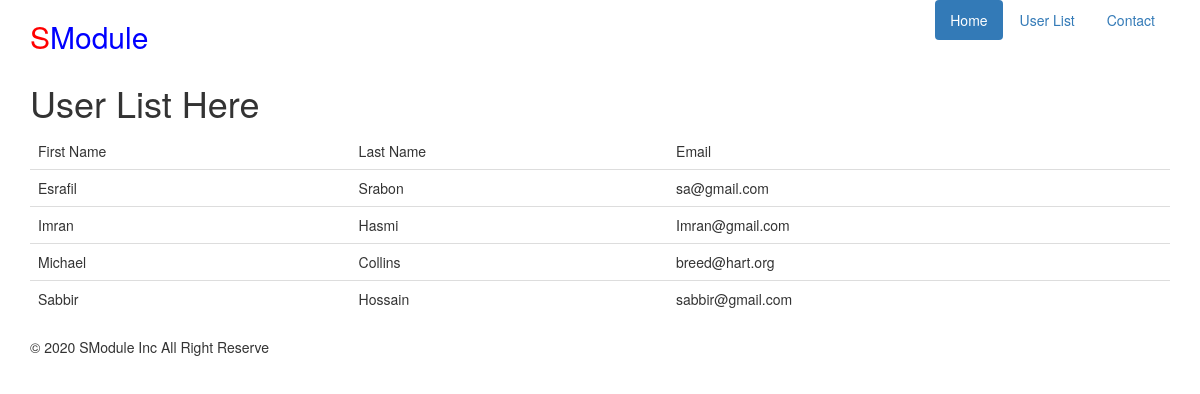
Before: /test_app/userlist/ with the older database file.
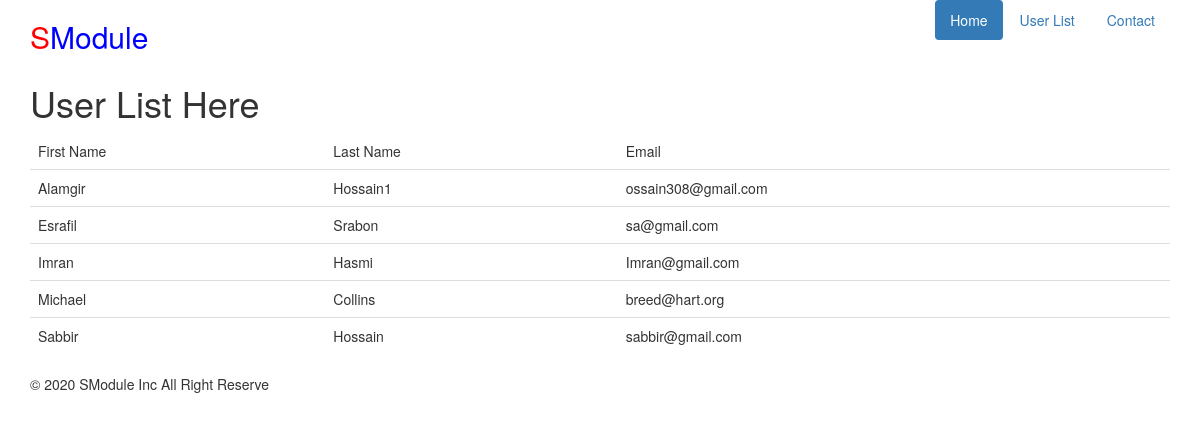
After: the same page with the newer database file.
### test_app/models.py (models this page shows, shortened)
class User(models.Model):
    first_name = models.CharField(max_length=264,unique=True)
    last_name = models.CharField(max_length=264,unique=True)
    email = models.CharField(max_length=264,unique=True)

### test_app/views.py (the view)
def userlist(request):
    user_list = User.objects.order_by('first_name')
    date_dict = {'u_list':user_list}
    return render(request,'test_app/relative.html',context = date_dict)

### template/test_app/relative.html
{% extends "test_app/base.html" %}
  {% block body_block %}
  <h1>User List Here</h1>
    {% if u_list %}
      <table class="table">
        <thead>
          <tr>
            <td scope="col" >First Name</td>
            <td scope="col">Last Name</td>
            <td scope="col">Email</td>
          </tr>
        </thead>
        <tbody>
          {% for userlist in u_list %}
            <tr>
              <td>{{ userlist.first_name }}</td>
              <td>{{ userlist.last_name }}</td>
              <td>{{ userlist.email }}</td>
            </tr>
          {% endfor %}
        </tbody>
      </table>
    {% else %}
      <h4>No Data Found</h4>
    {% endif %}
  {% endblock %}

Changed rows visible on the page:
added User: first_name "Alamgir", last_name "Hossain1", email "ossain308@gmail.com"
